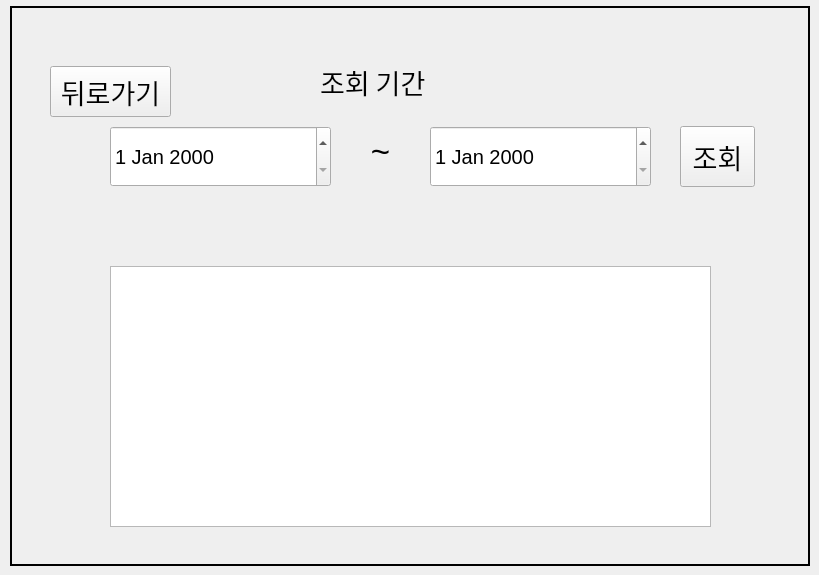
    <widget class="QWidget" name="Record_UI">
     <widget class="QFrame" name="frame_5">
      <property name="geometry">
       <rect>
        <x>10</x>
        <y>6</y>
        <width>800</width>
        <height>560</height>
       </rect>
      </property>
      <property name="styleSheet">
       <string notr="true">#frame_5{
    border: 2px solid black;
    border-radius: 0px;
}</string>
      </property>
      <property name="frameShape">
       <enum>QFrame::Shape::StyledPanel</enum>
      </property>
      <property name="frameShadow">
       <enum>QFrame::Shadow::Raised</enum>
      </property>
      <widget class="QTableWidget" name="RecordTable">
       <property name="geometry">
        <rect>
         <x>100</x>
         <y>260</y>
         <width>601</width>
         <height>261</height>
        </rect>
       </property>
      </widget>
      <widget class="QDateEdit" name="EndDateEdit">
       <property name="geometry">
        <rect>
         <x>420</x>
         <y>120</y>
         <width>221</width>
         <height>61</height>
        </rect>
       </property>
       <property name="font">
        <font>
         <pointsize>15</pointsize>
        </font>
       </property>
      </widget>
      <widget class="QLabel" name="label_10">
       <property name="geometry">
        <rect>
         <x>310</x>
         <y>40</y>
         <width>141</width>
         <height>71</height>
        </rect>
       </property>
       <property name="font">
        <font>
         <family>궁서체</family>
         <pointsize>20</pointsize>
        </font>
       </property>
       <property name="text">
        <string>조회 기간</string>
       </property>
      </widget>
      <widget class="QPushButton" name="InquiryButton">
       <property name="geometry">
        <rect>
         <x>670</x>
         <y>120</y>
         <width>75</width>
         <height>61</height>
        </rect>
       </property>
       <property name="font">
        <font>
         <family>휴먼둥근헤드라인</family>
         <pointsize>20</pointsize>
        </font>
       </property>
       <property name="text">
        <string>조회</string>
       </property>
      </widget>
      <widget class="QPushButton" name="BackButton">
       <property name="geometry">
        <rect>
         <x>40</x>
         <y>60</y>
         <width>121</width>
         <height>51</height>
        </rect>
       </property>
       <property name="font">
        <font>
         <pointsize>20</pointsize>
        </font>
       </property>
       <property name="text">
        <string>뒤로가기</string>
       </property>
      </widget>
      <widget class="QLabel" name="DateWarningLabel">
       <property name="geometry">
        <rect>
         <x>170</x>
         <y>190</y>
         <width>461</width>
         <height>51</height>
        </rect>
       </property>
       <property name="font">
        <font>
         <pointsize>15</pointsize>
        </font>
       </property>
       <property name="styleSheet">
        <string notr="true">color:red</string>
       </property>
       <property name="text">
        <string/>
       </property>
       <property name="alignment">
        <set>Qt::AlignmentFlag::AlignCenter</set>
       </property>
      </widget>
      <widget class="QDateEdit" name="StartDateEdit">
       <property name="geometry">
        <rect>
         <x>100</x>
         <y>120</y>
         <width>221</width>
         <height>61</height>
        </rect>
       </property>
       <property name="font">
        <font>
         <pointsize>15</pointsize>
        </font>
       </property>
      </widget>
      <widget class="QLabel" name="label_11">
       <property name="geometry">
        <rect>
         <x>330</x>
         <y>120</y>
         <width>81</width>
         <height>51</height>
        </rect>
       </property>
       <property name="font">
        <font>
         <pointsize>25</pointsize>
        </font>
       </property>
       <property name="text">
        <string>~</string>
       </property>
       <property name="alignment">
        <set>Qt::AlignmentFlag::AlignCenter</set>
       </property>
      </widget>
     </widget>
    </widget>
